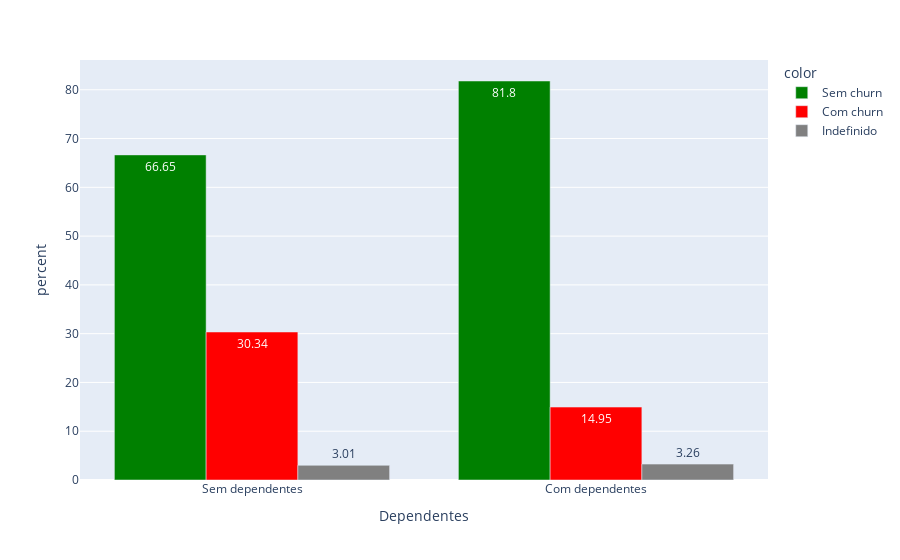

The cell this chart's notebook holds for it:
### Code cell
cross_churn_dependentes = pd.crosstab(dados.churn, dados.dependentes, normalize='columns').unstack().reset_index().rename(columns={0:'percent'})
cross_churn_dependentes['percent'] = round(cross_churn_dependentes['percent']*100,2)
cross_churn_dependentes.dependentes.replace({'No':'Sem dependentes', 'Yes':'Com dependentes'}, inplace=True)
cross_churn_dependentes.churn.replace({'No':'Sem churn','Yes':'Com churn','undefined':'Indefinido'}, inplace=True)

display(cross_churn_dependentes)

bar2 = px.bar(x=cross_churn_dependentes.dependentes,y=cross_churn_dependentes.percent, labels={'x':'Dependentes', 'y':'percent'}, text_auto=True, color=cross_churn_dependentes.churn, barmode='group',
color_discrete_sequence=['green','red','grey'])

bar2.show()

### Figure 1 — Plotly figure (JSON) as saved in the notebook; plotly's stock layout.template omitted (floating-point values rounded to 4 significant figures)
{"data": [{"alignmentgroup": "True", "hovertemplate": "color=Sem churn<br>Dependentes=%{x}<br>percent=%{y}<extra></extra>", "legendgroup": "Sem churn", "marker": {"color": "green", "pattern": {"shape": ""}}, "name": "Sem churn", "offsetgroup": "Sem churn", "orientation": "v", "showlegend": true, "textposition": "auto", "texttemplate": "%{y}", "x": ["Sem dependentes", "Com dependentes"], "xaxis": "x", "y": [66.65, 81.8], "yaxis": "y", "type": "bar"}, {"alignmentgroup": "True", "hovertemplate": "color=Com churn<br>Dependentes=%{x}<br>percent=%{y}<extra></extra>", "legendgroup": "Com churn", "marker": {"color": "red", "pattern": {"shape": ""}}, "name": "Com churn", "offsetgroup": "Com churn", "orientation": "v", "showlegend": true, "textposition": "auto", "texttemplate": "%{y}", "x": ["Sem dependentes", "Com dependentes"], "xaxis": "x", "y": [30.34, 14.95], "yaxis": "y", "type": "bar"}, {"alignmentgroup": "True", "hovertemplate": "color=Indefinido<br>Dependentes=%{x}<br>percent=%{y}<extra></extra>", "legendgroup": "Indefinido", "marker": {"color": "grey", "pattern": {"shape": ""}}, "name": "Indefinido", "offsetgroup": "Indefinido", "orientation": "v", "showlegend": true, "textposition": "auto", "texttemplate": "%{y}", "x": ["Sem dependentes", "Com dependentes"], "xaxis": "x", "y": [3.01, 3.26], "yaxis": "y", "type": "bar"}], "layout": {"xaxis": {"anchor": "y", "domain": [0, 1], "title": {"text": "Dependentes"}}, "yaxis": {"anchor": "x", "domain": [0, 1], "title": {"text": "percent"}}, "legend": {"title": {"text": "color"}, "tracegroupgap": 0}, "margin": {"t": 60}, "barmode": "group"}}
